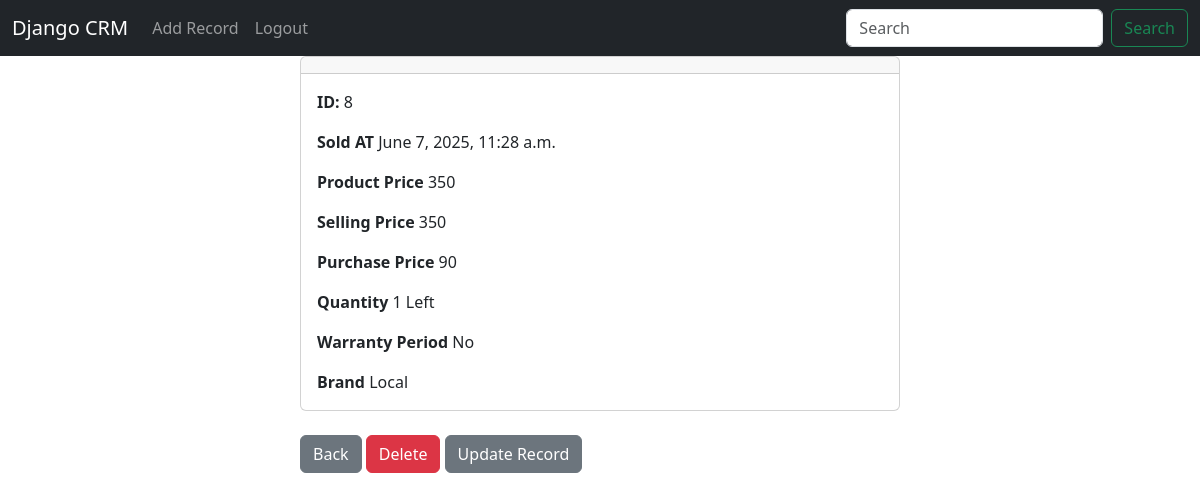
The page /customer_record/8 (signed in) on the database its author committed.
### myapp/models.py (models this page shows, shortened)
class Record(models.Model):
    sold_At = models.DateTimeField(auto_now_add=True)
    product_name = models.CharField(max_length=100)
    product_Price = models.CharField(max_length=100, blank=True, null=True)
    selling_price = models.CharField(max_length=15, blank=True, null=True)
    perchase_price = models.CharField(max_length=255, blank=True, null=True)
    quantity  = models.CharField(max_length=255, blank=True, null=True)
    warranty_period = models.CharField(max_length=255, blank=True, null=True)
    brand  = models.CharField(max_length=20, blank=True, null=True)

### myapp/views.py (the view)
# urls.py: path('customer_record/<int:pk>', views.customer_record, name='record'),
def customer_record(request, pk):
    if request.user.is_authenticated:
        customer_record = Record.objects.get(id=pk)  # Fetch the record by id as primary key
        return render(request, 'record.html', {'customer_record':customer_record })  # Pass the record to the template
    else:
        messages.success(request, 'You must be logged in to view customer records.')
        return redirect('homepage')

### templates/record.html (shortened to what this page needs)
{% extends "base.html" %}
{% block content %}
<div class="col-md-6 offset-md-3">
    <div class="card">
  <div class="card-header">
  </div>
  <div class="card-body">
    <p class="card-text">
        <strong>ID: </strong> {{ customer_record.id }}<br/>
    </p>
    <p class="card-text">
        <strong>Sold AT </strong> {{ customer_record.sold_At }}<br/>
    </p>
    <p class="card-text">
        <strong>Product Price </strong> {{ customer_record.product_Price }}<br/>
    </p>
    <p class="card-text">
        <strong>Selling Price </strong> {{ customer_record.selling_price }}<br/>
    </p>
    <p class="card-text">
        <strong>Purchase Price </strong> {{ customer_record.perchase_price }}<br/>
    </p>
    <p class="card-text">
        <strong> Quantity </strong> {{ customer_record.quantity }}<br/>
    </p>
    <p class="card-text">
        <strong>Warranty Period </strong> {{ customer_record.warranty_period }}<br/>
    </p>
    <p class="card-text">
        <strong>Brand </strong> {{ customer_record.brand }}<br/>
    </p>
  </div>
</div><br/>
<a href="{% url 'homepage' %}" class="btn btn-secondary">Back</a>
<a href="{% url 'delete_record' customer_record.id %}" class="btn btn-danger">Delete</a>
<a href="{% url 'update_record' customer_record.id %}" class="btn btn-secondary">Update Record</a>
</div>
{% endblock %}

### rows shown on the page
Record: id "8", sold_At "June 7, 2025, 11:28 a.m.", product_Price "350", selling_price "350", perchase_price "90", quantity "1 Left", warranty_period "No", brand "Local"
